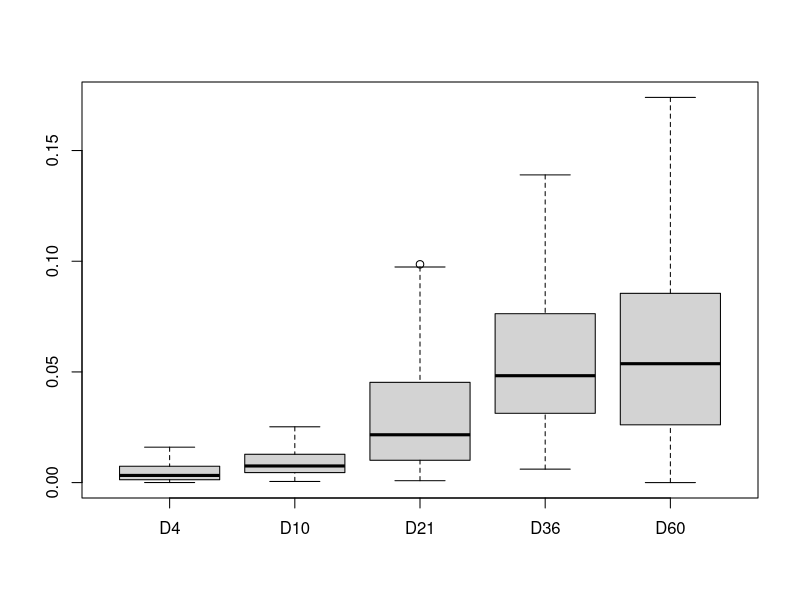

This figure's R source:
Data<-read.csv("AcinusExtractionDataFileWithoutOutliers.csv",head=TRUE,sep=";")
boxplot(Data)

summary(Data)
 
quantile(Data$D4,na.rm=TRUE)
quantile(Data$D10,na.rm=TRUE)
quantile(Data$D21,na.rm=TRUE)
quantile(Data$D36,na.rm=TRUE)
quantile(Data$D60,na.rm=TRUE)

## save to TikZ-Graphics, ready for LaTeX
# require(tikzDevice)
# tikz('BoxPlotAcini.tex', standAlone = TRUE, width=5, height=5)
# boxplot(Data)
# devv.off()

## ANOVA (without knowing what I do...)
# fit <- aov(Data$D4 ~ Data$D10)
# plot(fit)

## T-Test (the same results as =ttest(d4,d10,2,3) in Excel)
t.test(Data$D4,Data$D10)
t.test(Data$D4,Data$D21)
t.test(Data$D4,Data$D36)
t.test(Data$D4,Data$D60)

t.test(Data$D10,Data$D21)
t.test(Data$D10,Data$D36)
t.test(Data$D10,Data$D60)

t.test(Data$D21,Data$D36)
t.test(Data$D21,Data$D60)

t.test(Data$D36,Data$D60)
